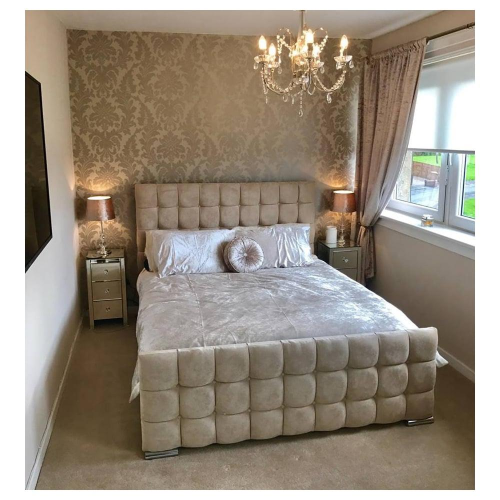
#> input picture images/bedroom-with-border.jpg, 1000 x 1000 px (shown at 1/2 size)
$ python -i utils.py   (imports and definitions only)
#> lines starting #> are read from the running program, lines starting #| are printed output that depends on the picture
### pyimgy/core.py
from functools import wraps
from typing import Union, Tuple, Any, Optional

import PIL.Image
import numpy as np
from PIL.Image import Image as PILImage


def replace_at_index(tup: tuple, idx: int, value) -> tuple:
    assert 0 <= idx < len(tup)
    return tup[:idx] + (value,) + tup[idx + 1:]


def remove_at_index(tup: tuple, idx: int) -> tuple:
    assert 0 <= idx < len(tup)
    return tup[:idx] + tup[idx + 1:]


def get_item_for_type_of(obj, type_map, default=(None, None)):
    return next((t for t in type_map.items() if isinstance(obj, t[0])), default)


# [8 lines left out: function make_nested_map, not called in this run]


def get_sub_map(mapping, key, key_idx):
    return {remove_at_index(keys, key_idx): value for keys, value in mapping.items() if keys[key_idx] == key}


# CONVERSION UTILS


class _DummyPatchContext:
    def __enter__(self):
        pass

    def __exit__(self, exc_type, exc_val, exc_tb):
        pass


class ImageConverter:
    VALID_DIMENSIONS = (2, 3, 4)
    VALID_CHANNELS = (1, 3, 4)
    SHAPE_PARAMS_MAP = {
        'WH': (2, 1, False),
        '3WH': (3, 3, False),
        '1WH': (3, 1, False),
        'WH3': (3, 3, True),
        'WH1': (3, 1, True),
        'WHC': (3, None, True),
        'CWH': (3, None, False),
        '13WH': (4, 3, False),
        '1WH3': (4, 3, True),
        '11WH': (4, 1, False),
        '1CWH': (4, None, False)
    }
    SHAPE_PARAMS_INVERSE_MAP = {v: k for k, v in SHAPE_PARAMS_MAP.items()}

    def __init__(self, type_converter_map, norm_map, fallback_type_map, context_class=_DummyPatchContext):
        self.type_converter_map = type_converter_map  # (from_type, to_type) -> type conversion func
        self.norm_map = norm_map  # (norm) -> (type) -> normalizer func
        self.fallback_type_map = fallback_type_map
        self.context_class = context_class

        self._converter_cache = {}

    # [13 lines left out: function _get_type_converter, not called in this run]

    def _get_fallback_type_of_obj(self, obj):
        return get_item_for_type_of(obj, self.fallback_type_map)[1]

    def _convert_type(self, img, to_type, chained=False):
        if isinstance(img, to_type):
            return img

        from_type = type(img)
        converter_func = self._get_type_converter(img, to_type)

        if converter_func is not None:
            return converter_func(img)
        elif chained:
            from_fb_type = self.fallback_type_map.get(from_type)
            to_fb_type = self.fallback_type_map.get(to_type)
            if self._get_type_converter(from_fb_type, to_type) is not None:
                return self._convert_type_chained(img, (from_fb_type, to_type))
            elif self._get_type_converter(from_type, to_fb_type) is not None:
                return self._convert_type_chained(img, (to_fb_type, to_type))
            elif self._get_type_converter(from_fb_type, to_fb_type) is not None:
                return self._convert_type_chained(img, (from_fb_type, to_fb_type, to_type))
        else:
            raise Exception(f'Not possible to convert from {from_type} to {to_type}!!!')

    # [7 lines left out: function _convert_type_chained, not called in this run]

    def _get_array_shape(self, arr) -> Tuple[str, int, bool]:
        assert arr.ndim in (2, 3) or arr.ndim == 4 and arr.shape[0] == 1, f'Invalid shape: {arr.shape}'
        if arr.ndim == 2:
            num_ch = 1
            trailing_ch = False
        else:
            leading_ch = arr.shape[-3] in self.VALID_CHANNELS
            trailing_ch = arr.shape[-1] in self.VALID_CHANNELS
            assert leading_ch ^ trailing_ch, f'Not possible to infer channel from shape: {arr.shape}'
            num_ch = arr.shape[-1 if trailing_ch else -3]
        shape_args = (arr.ndim, num_ch if num_ch in (1, 3) else None, trailing_ch)
        return self.SHAPE_PARAMS_INVERSE_MAP.get(shape_args), num_ch, trailing_ch

    def get_array_shape(self, arr) -> str:
        return self._get_array_shape(arr)[0]

    def _format_array_shape(self, arr, out_ndim: int = 3, out_num_ch: int = None, out_trailing_ch: bool = False):
        assert out_ndim in self.VALID_DIMENSIONS, f'Invalid target dimensions: {out_ndim}'
        assert out_num_ch is None or out_num_ch in self.VALID_CHANNELS, f'Invalid target channel: {out_num_ch}'

        old_shape = arr.shape
        _, num_ch, trailing_ch = self._get_array_shape(arr)

        if arr.ndim == 4:
            arr = arr.squeeze(0)
        elif arr.ndim == 2:
            arr = arr[None]  # unsqueeze(0)

        # at this point, ndim can be only 3
        ch_dim = 2 if trailing_ch else 0

        if out_ndim == 2:
            assert num_ch == 1, f'Not possible to make 2-D with {num_ch} channels, for shape {old_shape}'
            return arr.squeeze(ch_dim)

        # now make sure that the channels are correct
        if out_num_ch is not None:
            if num_ch == 1 and out_num_ch > 1:
                arr = arr.repeat(out_num_ch, ch_dim)
            else:
                assert num_ch == out_num_ch, f'Not possible to change channels from {num_ch} to {out_num_ch} for shape {old_shape}'

        # transpose if needed
        if ch_dim == 0 and out_trailing_ch:
            arr = arr.transpose((1, 2, 0))
        if ch_dim == 2 and not out_trailing_ch:
            arr = arr.transpose((2, 0, 1))

        return arr[None] if out_ndim == 4 else arr

    def _convert_shape(self, img, shape: str) -> np.ndarray:
        shaper_args = self.SHAPE_PARAMS_MAP.get(shape)
        assert shaper_args is not None, f'Unrecognized shape: {shape}'
        shaper_type = self._get_fallback_type_of_obj(img)
        if shaper_type is not None:
            img = self._convert_type(img, to_type=shaper_type)
        return self._format_array_shape(img, *shaper_args)

    # [10 lines left out: function _convert_norm, not called in this run]

    def convert_image(self, img, to_type=None, shape=None, norm=None):
        with self.context_class():
            original_type = type(img)
            if shape:
                img = self._convert_shape(img, shape)
            if norm:
                img = self._convert_norm(img, norm)
            return self._convert_type(img, to_type=to_type or original_type, chained=True)


def normalize_numpy_to_ints(arr: np.ndarray) -> np.ndarray:
    is_norm1 = arr.dtype in (np.float32, np.float64) and arr.max() <= 1
    return (arr * 255 if is_norm1 else arr).astype(np.uint8)


def normalize_numpy_to_floats(arr: np.ndarray) -> np.ndarray:
    arr = arr.astype(np.float32)
    return arr / 255 if arr.max() > 1 else arr


DEFAULT_CONVERTER = ImageConverter(
    type_converter_map={
        (np.ndarray, PILImage): PIL.Image.fromarray,
        (PILImage, np.ndarray): np.array
    },
    norm_map={
        ('int_255', np.ndarray): normalize_numpy_to_ints,
        ('float_1', np.ndarray): normalize_numpy_to_floats
    },
    fallback_type_map={
        PILImage: np.ndarray
    }
)


def convert_image(img: Any, to_type: Optional[type] = None, shape: Optional[str] = None, norm: Optional[str] = None) -> Any:
    """
    This function allows to convert a given image data (which could correspond to one image or a batch), from various Python types, shapes and value
    normalization. Basic usage:

    ```
    from pyimgy.core import *
    img = PIL.Image.open('images/bedroom-with-border.jpg')
    converted_img = convert_image(img, to_type=np.ndarray, shape='3WH', norm='int_255')
    ```

    The arguments `to_type`, `shape` and `norm` are all optional, but at least one must be given.

    :param img:
    :param to_type: indicates the Python type to which to convert the image (i.e. the type of the output). Possible values so far (from and to):
                    <br/> - `numpy.ndarray`
                    <br/> - `PIL.Image.Image` (the Image class from Pillow)
                    <br/> - `torch.Tensor` (optional, if PyTorch is installed)
                    <br/> - `fast.vision.Image` (optional, if fast.ai is installed)
    :param shape: is used to re-shape the image data to one of the standard representations, given by a key. The number of character in the key tells
                  how many dimensions the output shape should have, and the characters themselves determine what each dimension is.
                  <br/> - 2 dim: `WH` (width, height)
                  <br/> - 3 dim: `1WH, 3WH, CWH, WH1, WH3, WHC` (the channel can have size 1 or 3, or `C` as a wildcard, can be leading or trailing)
                  <br/> - 4 dim: `13WH, 11WH, 1CWH, 1WH3` (the first dimension is always the batch size)
    :param norm: to specify a normalization for the data itself
                 <br/> - `int_255`: integer, scaled so the max value is 255
                 <br/> - `float_1`: float, scaled so the max value is 1.0
    :return:
    """
    return DEFAULT_CONVERTER.convert_image(img, to_type, shape, norm)


def get_array_shape(img) -> str:
    return DEFAULT_CONVERTER.get_array_shape(img)


def convert_to_standard_pil(img):
    return img if isinstance(img, PILImage) else convert_image(img, to_type=PILImage, shape='WHC', norm='int_255')


def convert_for_plot(img):
    return img if isinstance(img, PILImage) else convert_image(img, to_type=np.ndarray, shape='WH3')


def converting(to: type = None, shape: str = None, norm: str = None, argument: Union[int, str] = 0, return_pos: int = 0, preserve_type: bool = False,
               preserve_shape: bool = False):
    """
    A neat decorator to simplify common conversions in functions.

    :param to: The type to which the indicated argument should be converted BEFORE calling the function.
    :param shape:
    :param norm:
    :param argument: The position of the argument to convert. If it's an integer, it is taken from the positional args; if it's a string from the
                     named kwargs.
    :param return_pos: If preserve_type=True, the position of the corresponding output that has to be converted back.
    :param preserve_type: if True, the type of the output is preserved, i.e. it is converted back to the original type of the input, if needed.
    :param preserve_shape: if True, the shape of the output is preserved from the input; if it's a recognized shape.
    :return:
    """

    def convert_decorator(func):
        # [21 lines left out: function decorated, not called in this run]

        return decorated

    return convert_decorator


# PLOTTING UTILS

def auto_plot(name: str = 'ax', **plot_kwargs):
    assert name in ('ax', 'fig'), f'Invalid name: {name}'

    def auto_axes_decorator(func):
        # [19 lines left out: function decorated, not called in this run]

        return decorated

    return auto_axes_decorator


# [19 lines left out: functions show_image, show_images, not called in this run]

### pyimgy/utils.py
import PIL.Image

from pyimgy.core import *

__all__ = ['get_image_palette', 'show_image_palette', 'resize_as_pil', 'encode_array_channels', 'decode_array_channels', 'get_color_distribution']


# COLORS, PALETTE

# [50 lines left out: functions get_image_palette, show_image_palette, encode_array_channels, decode_array_channels, not called in this run]


def get_color_distribution(img, quantize_colors: Optional[int] = None, ratios: bool = False, sort: bool = True) -> Tuple[np.ndarray, ...]:
    if quantize_colors is None:
        img = convert_image(img, to_type=np.ndarray, shape='WHC')
        total_pixels = img.shape[0] * img.shape[1]
        num_ch = img.shape[2]
        if num_ch == 1:
            unique_colors, color_count = np.unique(img, return_counts=True)
        else:
            # we will do a trick and put all the channels in the same long integer
            enc_img = encode_array_channels(img, ch_dim=2)
            unique_enc_colors, color_count = np.unique(enc_img, return_counts=True)
            # now we have to "decode" the flattened channels
            unique_colors = decode_array_channels(unique_enc_colors, num_ch=num_ch)
    else:
        pal, pal_img = get_image_palette(img, quantize_colors)
        img = convert_image(pal_img, to_type=np.ndarray)
        total_pixels = img.shape[0] * img.shape[1]
        unique_pal_colors, color_count = np.unique(img, return_counts=True)
        unique_colors = pal[unique_pal_colors]

    if sort:
        # we want to sort these values by descending count
        sort_idxs = np.argsort(-color_count)
        unique_colors = unique_colors[sort_idxs]
        color_count = color_count[sort_idxs]

    return unique_colors, (color_count / total_pixels if ratios else color_count)


# RESIZING

# this method will keep the type of the input, only making conversions when needed
@converting(to=PILImage, preserve_type=True)
def resize_as_pil(img: PILImage, width: int, height: int, resample: int = 0):
    return img.resize((width, height), resample)

>>> import cv2
>>> picture = cv2.imread('../images/bedroom-with-border.jpg', cv2.IMREAD_GRAYSCALE)
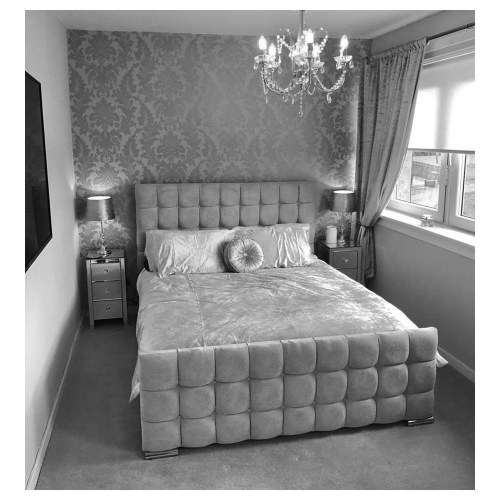
#> picture: shape (1000, 1000) (shown at 1/2 size); min 0, max 255, mean 144.1
>>> result = get_color_distribution(picture)
#> in _format_array_shape, `_, num_ch, trailing_ch = self._get_array_shape(arr)`: num_ch = 1; trailing_ch = False
#> in _format_array_shape, `ch_dim = 2 if trailing_ch else 0`: ch_dim = 0
#> in get_color_distribution, `unique_colors, color_count = np.unique(img, return_counts=True)`: unique_colors = 256 values from 0 to 255; color_count = 256 values, max 138560 at index 255, min 78 at index 1, mean 3906.2
#> in get_color_distribution, `sort_idxs = np.argsort(-color_count)`: sort_idxs = 256 values, max 255 at index 0, min 0 at index 251, mean 127.5
#> in get_color_distribution, `unique_colors = unique_colors[sort_idxs]`: unique_colors has the same summary as sort_idxs
#> in get_color_distribution, `color_count = color_count[sort_idxs]`: color_count = 256 values, max 138560 at index 0, min 78 at index 255, mean 3906.2
